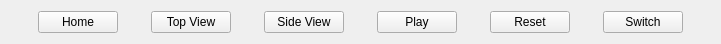
   <widget class="QWidget" name="gridLayoutWidget">
    <property name="geometry">
     <rect>
      <x>-30</x>
      <y>20</y>
      <width>721</width>
      <height>41</height>
     </rect>
    </property>
    <layout class="QGridLayout" name="gridLayout">
     <item row="0" column="6">
      <widget class="QPushButton" name="Manual_SwitchButton">
       <property name="sizePolicy">
        <sizepolicy hsizetype="Maximum" vsizetype="Maximum">
         <horstretch>0</horstretch>
         <verstretch>0</verstretch>
        </sizepolicy>
       </property>
       <property name="text">
        <string>Switch</string>
       </property>
      </widget>
     </item>
     <item row="0" column="2">
      <widget class="QPushButton" name="SetPoint_SideViewButton">
       <property name="sizePolicy">
        <sizepolicy hsizetype="Maximum" vsizetype="Maximum">
         <horstretch>0</horstretch>
         <verstretch>0</verstretch>
        </sizepolicy>
       </property>
       <property name="text">
        <string>Side View</string>
       </property>
      </widget>
     </item>
     <item row="0" column="5">
      <widget class="QPushButton" name="Follow_ResetButton">
       <property name="sizePolicy">
        <sizepolicy hsizetype="Maximum" vsizetype="Maximum">
         <horstretch>0</horstretch>
         <verstretch>0</verstretch>
        </sizepolicy>
       </property>
       <property name="text">
        <string>Reset</string>
       </property>
      </widget>
     </item>
     <item row="0" column="4">
      <widget class="QPushButton" name="Follow_PlayButton">
       <property name="sizePolicy">
        <sizepolicy hsizetype="Maximum" vsizetype="Maximum">
         <horstretch>0</horstretch>
         <verstretch>0</verstretch>
        </sizepolicy>
       </property>
       <property name="text">
        <string>Play</string>
       </property>
      </widget>
     </item>
     <item row="0" column="0">
      <widget class="QPushButton" name="SetPoint_HomeButton">
       <property name="sizePolicy">
        <sizepolicy hsizetype="Maximum" vsizetype="Maximum">
         <horstretch>0</horstretch>
         <verstretch>0</verstretch>
        </sizepolicy>
       </property>
       <property name="text">
        <string>Home</string>
       </property>
      </widget>
     </item>
     <item row="0" column="1">
      <widget class="QPushButton" name="SetPoint_TopViewButton">
       <property name="sizePolicy">
        <sizepolicy hsizetype="Maximum" vsizetype="Maximum">
         <horstretch>0</horstretch>
         <verstretch>0</verstretch>
        </sizepolicy>
       </property>
       <property name="text">
        <string>Top View</string>
       </property>
      </widget>
     </item>
    </layout>
   </widget>
